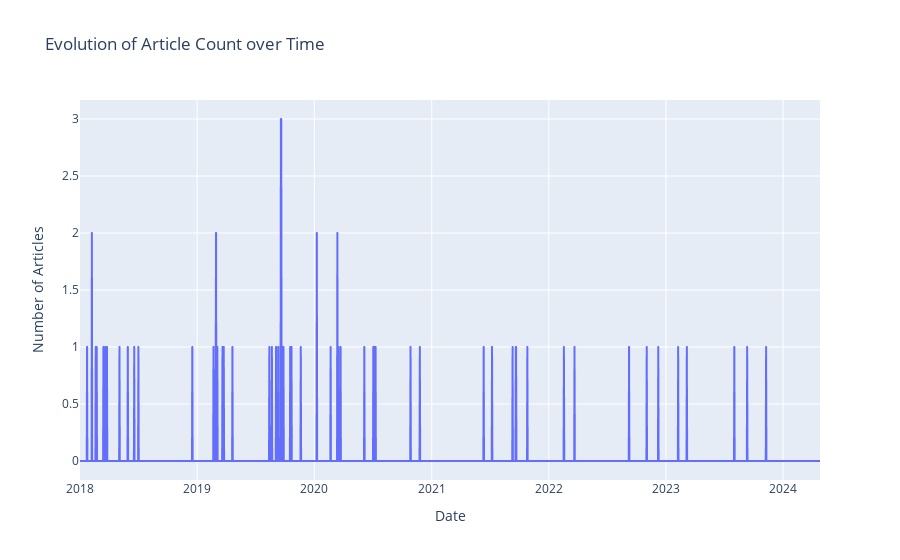

The notebook cell this image was saved under:
### Code cell
fig = px.line(article_count, x='Date', y='No_of_articles', 
              title='Evolution of Article Count over Time',
              labels={'Date': 'Date', 'No_of_articles': 'Number of Articles'})
fig.update_layout(xaxis_title='Date', yaxis_title='Number of Articles')
fig.show()

### Figure 1 — Plotly figure (JSON) as saved in the notebook; plotly's stock layout.template omitted (floating-point values rounded to 4 significant figures; data arrays with more than 128 entries replaced by an {"elided": "..."} marker saying what was removed)
{"data": [{"hovertemplate": "Date=%{x}<br>Number of Articles=%{y}<extra></extra>", "legendgroup": "", "line": {"color": "#636efa", "dash": "solid"}, "marker": {"symbol": "circle"}, "mode": "lines", "name": "", "showlegend": false, "type": "scattergl", "x": {"elided": "2307 str values"}, "xaxis": "x", "y": {"elided": "2307 int values"}, "yaxis": "y"}], "layout": {"legend": {"tracegroupgap": 0}, "title": {"text": "Evolution of Article Count over Time"}, "xaxis": {"anchor": "y", "domain": [0, 1], "title": {"text": "Date"}}, "yaxis": {"anchor": "x", "domain": [0, 1], "title": {"text": "Number of Articles"}}}}
